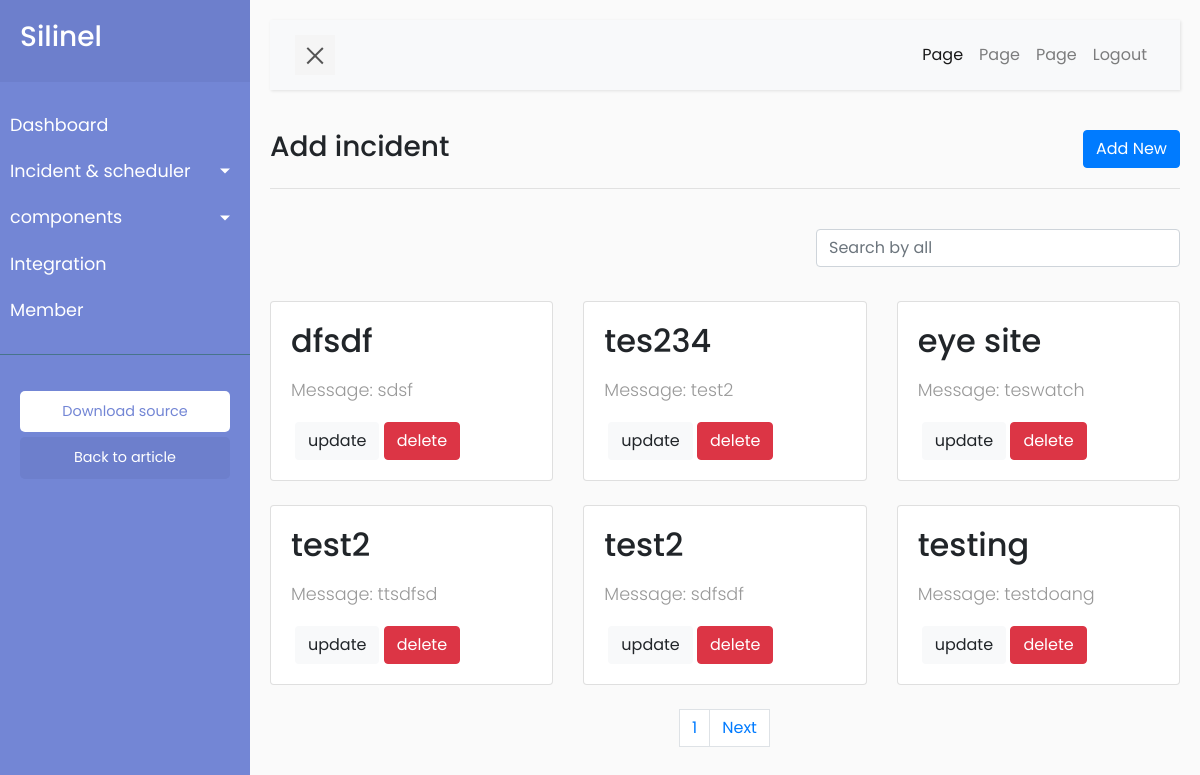
/dashboard/incident, run on an earlier commit of the app's database.
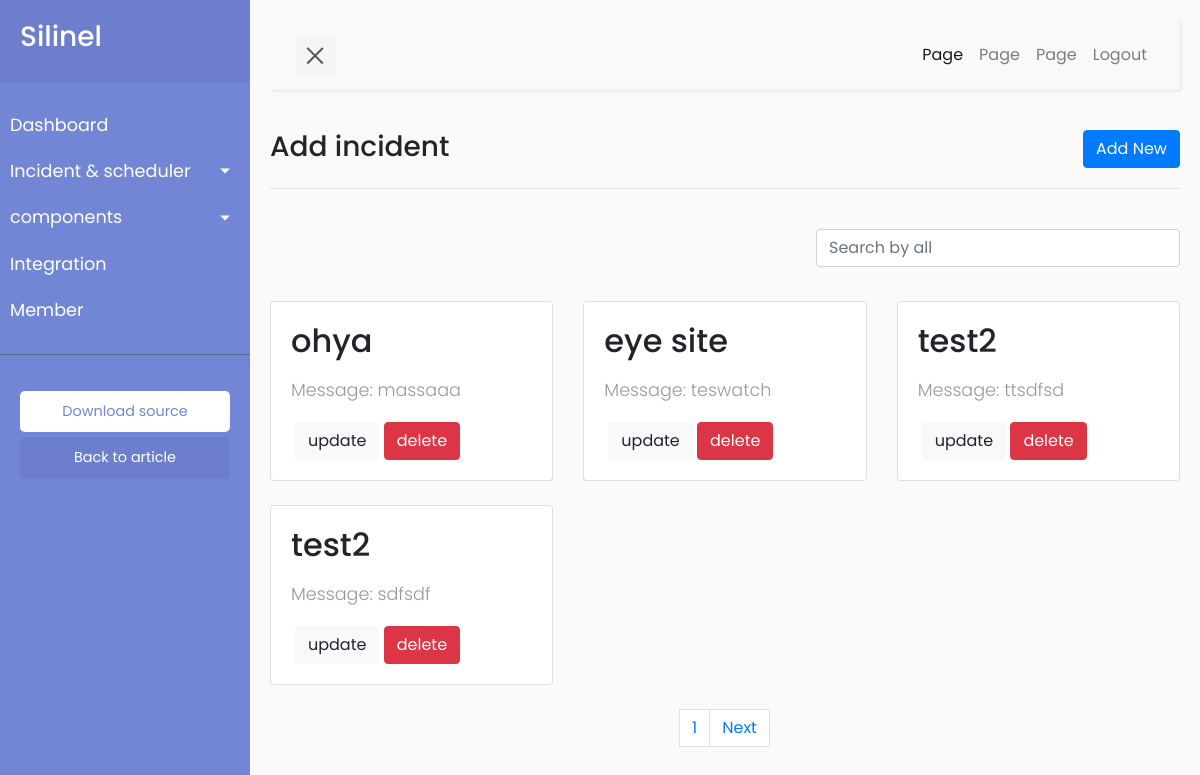
And on a later commit of the database.
### silinell/models.py (models this page shows, shortened)
class incident(models.Model):
    STATUS_ACTION_CHOICES = (
        ('Identified', 'identified'),
        ('Watch', 'watch'),
        ('Fixed', 'fixed'),
        ('Investigating', 'investigating'),
    )
    STATUS_UPTIME_CHOICES = (
        ('Down', 'Down'),
        ('Up', 'up'),
    )
    STATUS_STICKED_CHOICES = (
        ('Stikced', 'Stikced'),
        ('Un Stikced', 'Un Stikced'),
    )
    status_action = models.CharField(max_length=40, choices= STATUS_ACTION_CHOICES )
    status_website = models.CharField(max_length=40, choices= STATUS_UPTIME_CHOICES )
    stickied = models.CharField(max_length=40, choices= STATUS_STICKED_CHOICES, default="Stikced" )
    website_name = models.CharField(max_length=50)
    url = models.CharField(max_length=30, blank=True)
    message  = models.TextField(max_length=300, blank=True)
    date_occur = models.DateTimeField(default=datetime.now, blank=True)

### silinell/views.py (the view, shortened to what this page needs)
# urls.py: path('dashboard/incident', views.dashboardAddwebsite.as_view(), name='incident_url'),
class dashboardAddwebsite(View):
    form_class = Formaddwebsbite
    initial = {'key': 'value'}
    template_name = 'dashboard/incident/add-incident.html'
    def get(self, request, *args, **kwargs):
        form = self.form_class(initial=self.initial)
        web_list = incident.objects.all().order_by('id')
        return render(request, self.template_name, {'form': form,'weblist_param': web_list})

### silinell/forms.py
class Formaddwebsbite(forms.ModelForm):
    STATUS_ACTION_CHOICES = (
        ('Identified', 'identified'),
        ('Watch', 'watch'),
        ('Fixed', 'fixed'),
        ('Investigating', 'investigating'),
    )
    status_action = forms.ChoiceField(
            choices=STATUS_ACTION_CHOICES,
            initial=0,
           widget=forms.RadioSelect(
           ))
    class Meta:
        model = incident
        fields = ('website_name','status_action','status_website','stickied','url','message')
        widget = {
        }

### silinell/templates/dashboard/incident/add-incident.html (shortened to what this page needs)
{% extends "dashboard/dashboard-base.html" %}
{% block content  %}
<div class="row">
<div class="col-md-6"><h3>Add incident</h3>
</div>
<div class="col-md-6">
<button type="button" style="float:right" class="btn btn-primary" data-toggle="modal" data-target="#exampleModal" data-backdrop="false">
   Add New
</button></div>
</div>
<hr>
{% load static %}
{% load crispy_forms_tags %}
<br>
<input type="text" style="float:right;width:40%" class="form-control" id="searchaddwebsite" placeholder="Search by all">
<br>
<div class="thecontainer">
{% include "dashboard/incident/add-incident-component.html" %}
</div>
{% endblock %}

### silinell/templates/dashboard/dashboard-base.html (shortened to what this page needs)
<!DOCTYPE html>
<html>
<head>
    {% load static %}
    <link href="{% static 'bootstrap/css/bootstrap.min.css'%}" rel="stylesheet">
    <link href="{% static 'bootstrap/css/style.css'%}" rel="stylesheet">
</head>
<body>
   <div class="wrapper">
        <nav id="sidebar">
            <div class="sidebar-header">
                <h3>Silinel</h3>
            </div>
            <ul class="list-unstyled components">
                <li class="">
                    <a href="#">Dashboard</a>
                    <a href="#homeSubmenu" data-toggle="collapse" aria-expanded="false" class="dropdown-toggle">Incident &amp; scheduler</a>
                </li>
                <li>
                    <a href="#pageSubmenu" data-toggle="collapse" aria-expanded="false" class="dropdown-toggle">components</a>
                </li>
                <li>
                    <a href="#">Integration</a>
                </li>
                <li>
                    <a href="#">Member</a>
                </li>
            </ul>
            <ul class="list-unstyled CTAs">
                <li>
                    <a href="https://bootstrapious.com/tutorial/files/sidebar.zip" class="download">Download source</a>
                </li>
                <li>
                    <a href="https://bootstrapious.com/p/bootstrap-sidebar" class="article">Back to article</a>
                </li>
            </ul>
        </nav>
        <div id="content">
            <nav class="navbar navbar-expand-lg navbar-light bg-light">
                <div class="container-fluid">
                    <button type="button" id="sidebarCollapse" class="navbar-btn">
                        <span></span>
                    </button>
                    <div class="collapse navbar-collapse" id="navbarSupportedContent">
                        <ul class="nav navbar-nav ml-auto">
                            <li class="nav-item active">
                                <a class="nav-link" href="#">Page</a>
                            </li>
                            <li class="nav-item">
                                <a class="nav-link" href="#">Page</a>
                            </li>
                            <li class="nav-item">
                                <a class="nav-link" href="#">Page</a>
                            </li>
                            <li class="nav-item">
                                <a class="nav-link" href="#">Logout</a>
                            </li>
                        </ul>
                    </div>
                </div>
            </nav>
      {% block content %}
      {% endblock %}
        </div>
    </div>
</body>
</html>

### silinell/templates/dashboard/incident/add-incident-component.html (shortened to what this page needs)
{% load static %}
<br>
<div style="height:100%">
<div class= "row" >
{% for web in weblist_param %}
<div class ="col-md-4">
<div class="card line-content mt-4" >
  <div class="card-body">
     <h2>
         {{web.website_name}}
        </h2>
      <p>Message:&nbsp;{{web.message}}</p>
      <a class="btn bg-light ml-1" href="{% url 'incident_url_update' pk=web.id %}">update</a>
      <a class="btn btn-danger confirm-delete" href="{% url 'incident_url_del' pk=web.id %}">delete</a>
</div>
</div>
</div>
{% endfor %}
</div>
</div>
<br>
<center>
<nav aria-label="Page navigation example">
<ul  class="pagination justify-content-center"id="pagin">
</ul>
</nav>
</center>

What changed in the data, as far as the page shows it:
removed incident: website_name "dfsdf", message "sdsf"
removed incident: website_name "testing", message "testdoang"
changed incident: website_name "tes234" → "ohya"; message "test2" → "massaaa"
